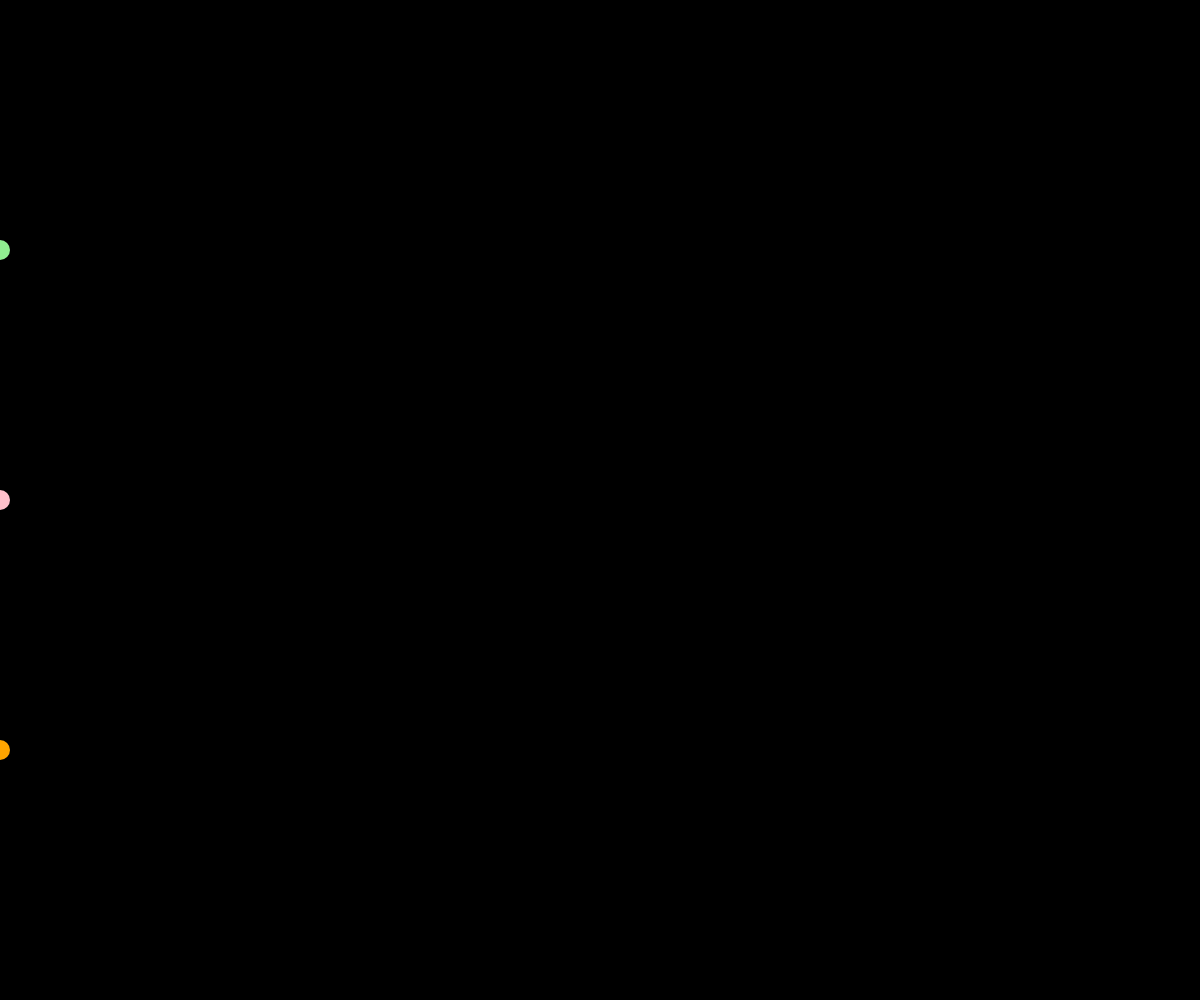
Frame 1 (no input)
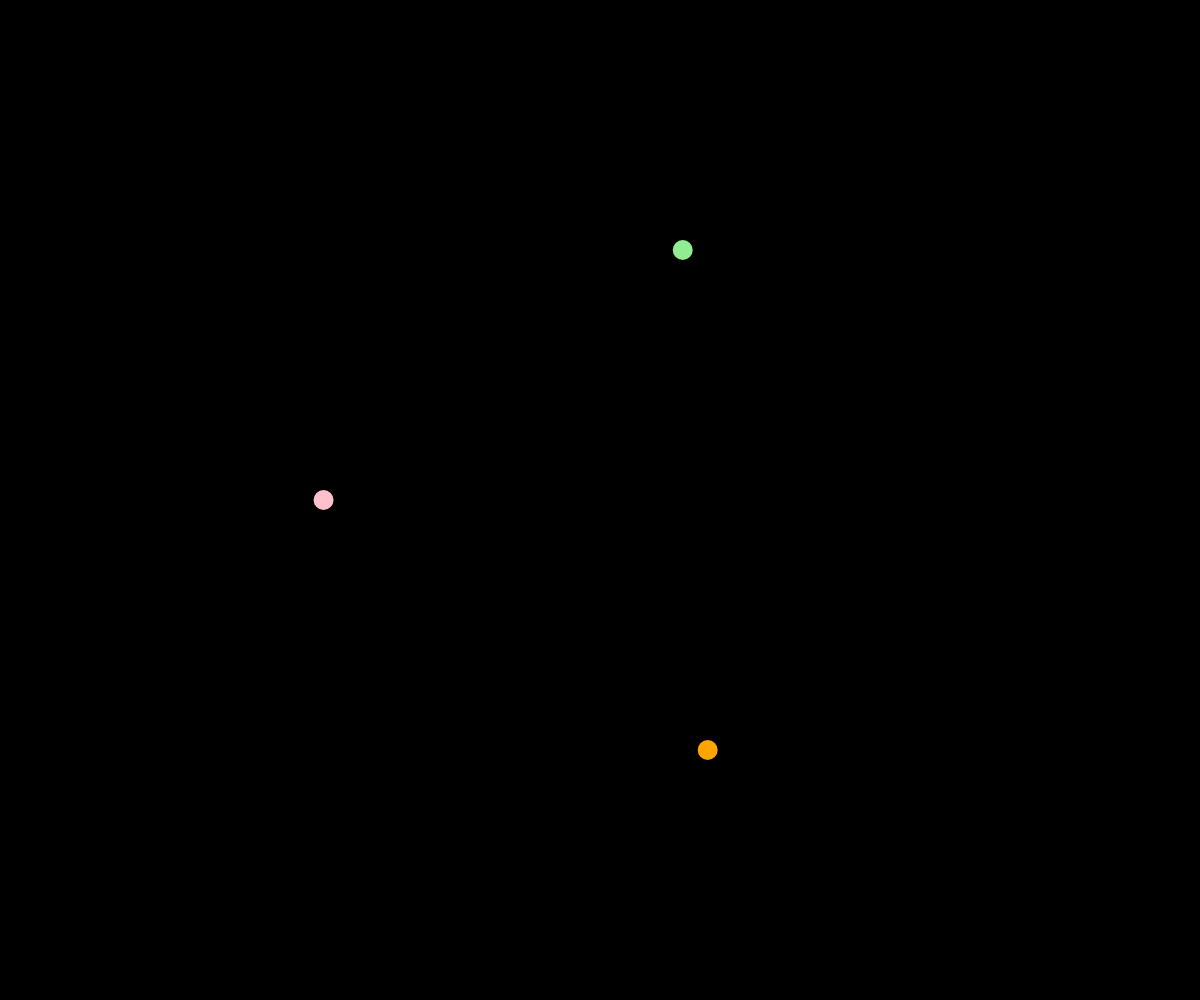
Frame 60 (no input)
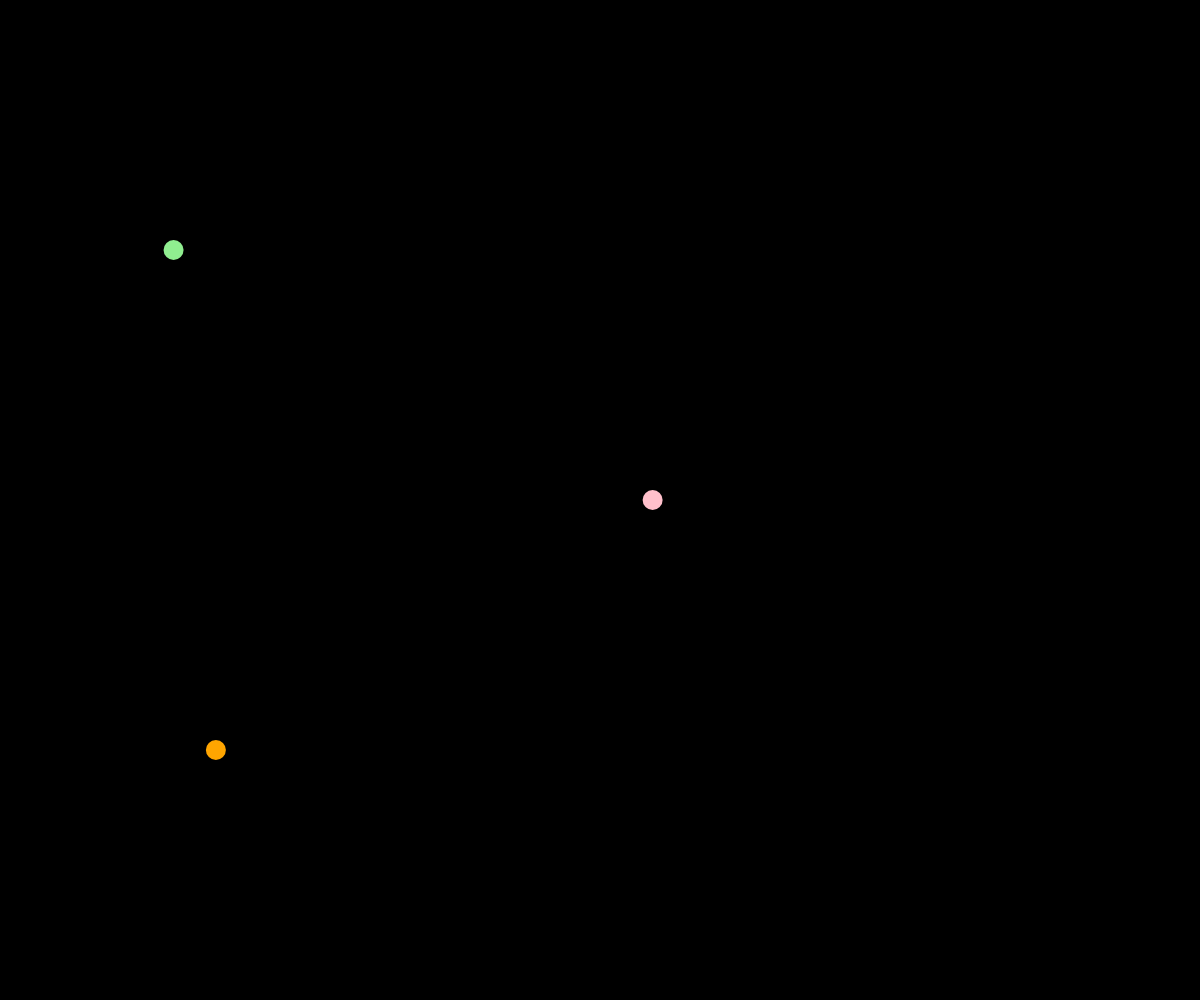
Frame 120 (the mouse pressed at the canvas centre since frame 60)

The p5.js sketch that drew these frames (run headless with seeded random() and noise() and a simulated clock; from frame 60 on, the mouse is pressed at the canvas centre):

// p5.js sketch
// ── sketch.js
// RoundRacer
// Muntaha Chowdhury
// Oct 15, 2024

let racer1;
let racer2;
let racer3;



function setup() {
  createCanvas(windowWidth, windowHeight);
  racer1 = new Racer(height*1/4, 'lightgreen');
  racer2 = new Racer(height*2/4, 'pink');
  racer3 = new Racer(height*3/4, 'orange');
}

function draw() {
  background(0);
  racer1.display();
  racer2.display();
  racer3.display();
  racer1.move();
  racer2.move();
  racer3.move();
}


class Racer {

  constructor(yPosition, color) {
    this.xPosition = 0;
    this.yPosition = yPosition;
    this.xSpeed = random(3,15);
    this.color = color;
  }

  move() {
    this.xPosition += this.xSpeed;
    if (this.xPosition > width)  {
      this.xPosition = 0;
    }
  }
  

  display() {
    fill(this.color);
    noStroke();
    circle(this.xPosition, this.yPosition, 20);
  }

}
